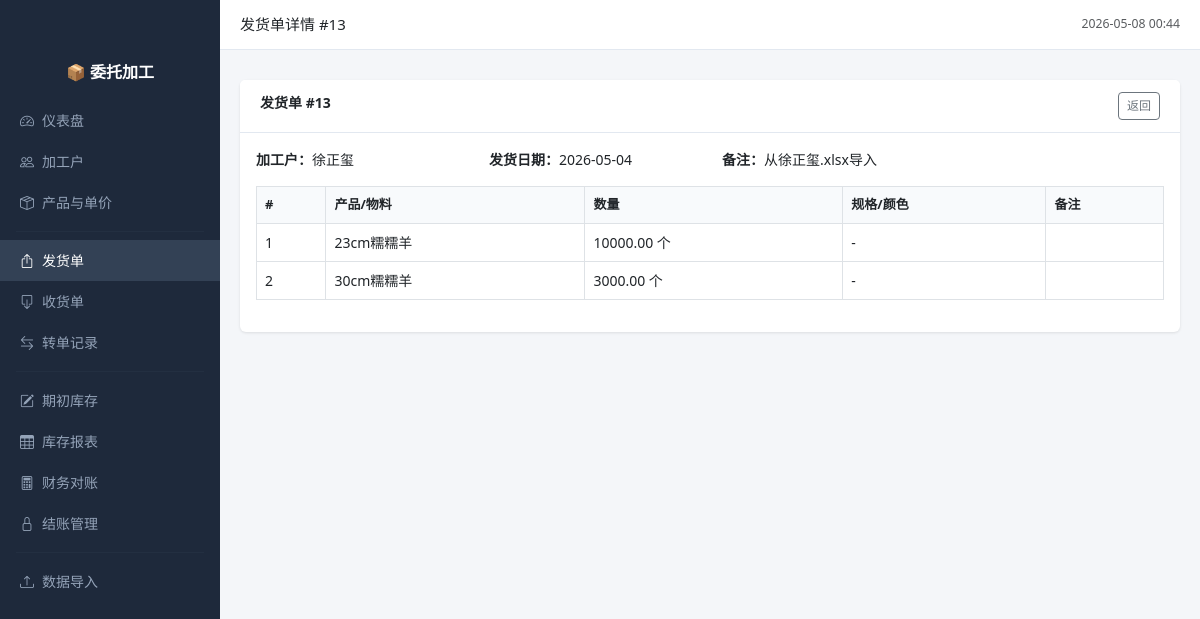
The page /shipments/view/13 on the database its author committed.
### app.py (models this page shows, shortened)
class Shipment(db.Model):
    __tablename__ = 'shipments'
    id = db.Column(db.Integer, primary_key=True)
    processor_id = db.Column(db.Integer, db.ForeignKey('processors.id'), nullable=False)
    shipment_date = db.Column(db.String(20), nullable=False)
    notes = db.Column(db.Text)
    created_at = db.Column(db.DateTime, default=datetime.now)
    items = db.relationship('ShipmentItem', backref='shipment', lazy='dynamic',
                            cascade='all, delete-orphan')

class Processor(db.Model):
    __tablename__ = 'processors'
    id = db.Column(db.Integer, primary_key=True)
    name = db.Column(db.String(100), nullable=False, unique=True)
    phone = db.Column(db.String(50))
    address = db.Column(db.String(200))
    process_step = db.Column(db.String(50), default='')  # 工序：皮壳、服装、后道、充棉等
    notes = db.Column(db.Text)
    created_at = db.Column(db.DateTime, default=datetime.now)
    shipments = db.relationship('Shipment', backref='processor', lazy='dynamic')
    receipts = db.relationship('Receipt', backref='processor', lazy='dynamic')
    prices = db.relationship('ProcessorPrice', backref='processor', lazy='dynamic')

class ShipmentItem(db.Model):
    __tablename__ = 'shipment_items'
    id = db.Column(db.Integer, primary_key=True)
    shipment_id = db.Column(db.Integer, db.ForeignKey('shipments.id'), nullable=False)
    product_id = db.Column(db.Integer, db.ForeignKey('products.id'), nullable=False)
    quantity = db.Column(db.Float, default=0)
    spec = db.Column(db.String(100))  # 规格/颜色
    notes = db.Column(db.Text)
    product = db.relationship('Product', backref='shipment_items')

class Product(db.Model):
    __tablename__ = 'products'
    id = db.Column(db.Integer, primary_key=True)
    name = db.Column(db.String(200), nullable=False)
    unit = db.Column(db.String(20), default='个')  # 个/对/米/公斤/袋
    category_id = db.Column(db.Integer, db.ForeignKey('product_categories.id'))
    product_type = db.Column(db.String(20), default='成品')  # 成品/半成品/原材料
    notes = db.Column(db.Text)
    created_at = db.Column(db.DateTime, default=datetime.now)

### app.py (the view)
@app.route('/shipments/view/<int:id>')
def shipment_view(id):
    shipment = Shipment.query.get_or_404(id)
    items = ShipmentItem.query.filter_by(shipment_id=id).all()
    return render_template('shipment_detail.html', shipment=shipment, items=items)

### app.py (called while the page is built)
@app.context_processor
def utility_processor():
    return {'now': lambda: datetime.now().strftime('%Y-%m-%d %H:%M'),
            'today': lambda: datetime.now().strftime('%Y-%m-%d')}

### templates/shipment_detail.html
{% extends "base.html" %}
{% block page_title %}发货单详情 #{{ shipment.id }}{% endblock %}
{% block content %}
<div class="card">
    <div class="card-header d-flex justify-content-between">
        <span>发货单 #{{ shipment.id }}</span>
        <div>
            <a href="{{ url_for('shipment_list') }}" class="btn btn-outline-secondary btn-sm">返回</a>
        </div>
    </div>
    <div class="card-body">
        <div class="row mb-3">
            <div class="col-md-3"><strong>加工户：</strong>{{ shipment.processor.name }}</div>
            <div class="col-md-3"><strong>发货日期：</strong>{{ shipment.shipment_date }}</div>
            <div class="col-md-6"><strong>备注：</strong>{{ shipment.notes or '-' }}</div>
        </div>
        <table class="table table-bordered">
            <thead>
                <tr><th>#</th><th>产品/物料</th><th>数量</th><th>规格/颜色</th><th>备注</th></tr>
            </thead>
            <tbody>
                {% for item in items %}
                <tr>
                    <td>{{ loop.index }}</td>
                    <td>{{ item.product.name }}</td>
                    <td>{{ '%.2f'|format(item.quantity) }} {{ item.product.unit or '个' }}</td>
                    <td>{{ item.spec or '-' }}</td>
                    <td>{{ item.notes or '' }}</td>
                </tr>
                {% else %}
                <tr><td colspan="5" class="text-center text-muted">无明细</td></tr>
                {% endfor %}
            </tbody>
        </table>
    </div>
</div>
{% endblock %}

### templates/base.html (style rules this page uses)
body { background: #f4f6f9; font-size: 14px; }
.card { border: none; box-shadow: 0 1px 3px rgba(0,0,0,0.1); margin-bottom: 16px; }
.card-header { background: #fff; border-bottom: 1px solid #e2e8f0; font-weight: 600; padding: 12px 20px; }
.table th { background: #f8fafc; font-weight: 600; font-size: 13px; white-space: nowrap; }
.table td { vertical-align: middle; }
.btn-sm { font-size: 12px; }

### rows shown on the page
Shipment: id "13", shipment_date "2026-05-04", notes "从徐正玺.xlsx导入"
Processor: processor.name "徐正玺"
ShipmentItem: product.name "23cm糯糯羊", quantity "10000.00", product "个", spec "-"
ShipmentItem: product.name "30cm糯糯羊", quantity "3000.00", product "个", spec "-"
